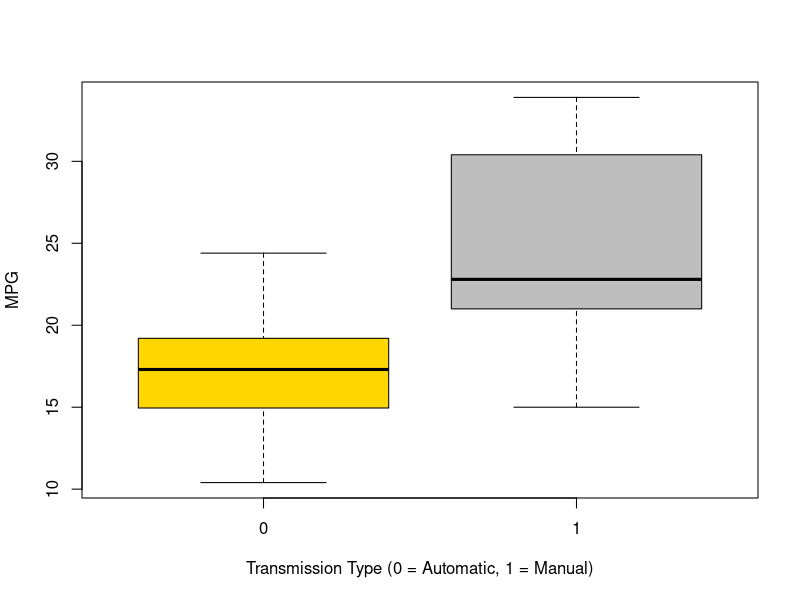
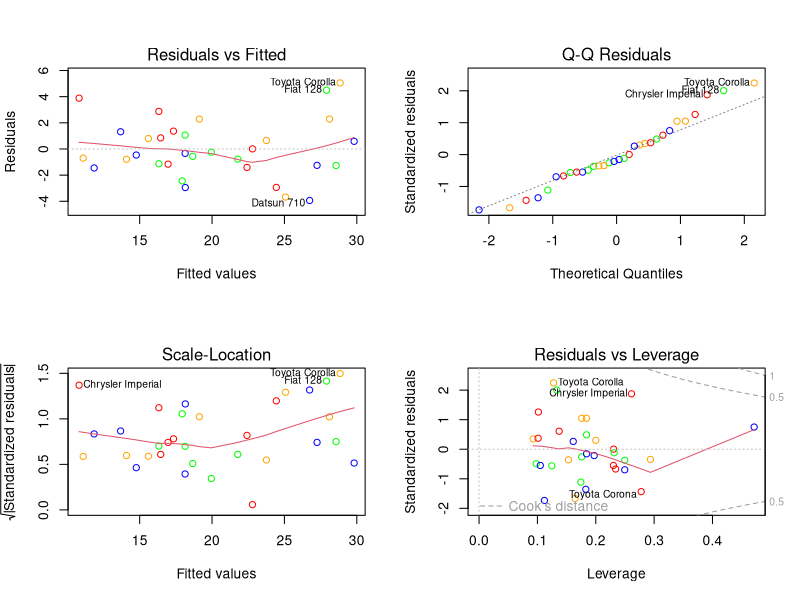

R code for these plots, in order:
## ---- chunk 1
knitr::opts_chunk$set(echo = TRUE)
## ---- chunk 2
library(ggplot2)
data(mtcars)
head(mtcars, n=3)
dim(mtcars)
mtcars$cyl <- as.factor(mtcars$cyl)
mtcars$vs <- as.factor(mtcars$vs)
mtcars$am <- factor(mtcars$am)
mtcars$gear <- factor(mtcars$gear)
mtcars$carb <- factor(mtcars$carb)
attach(mtcars)
## ---- chunk 3
testResults <- t.test(mpg ~ am)
testResults$p.value
## ---- chunk 4
testResults$estimate
## ---- chunk 5
fullModelFit <- lm(mpg ~ ., data = mtcars)
summary(fullModelFit)
## ---- chunk 6
stepFit <- step(fullModelFit)
summary(stepFit)
## ---- chunk 7
sum((abs(dfbetas(stepFit))) > 1)
## ---- chunk 8
boxplot(mpg ~ am, 
        xlab = "Transmission Type (0 = Automatic, 1 = Manual)", 
        ylab = "MPG",
        col = c("gold", "grey"))
        #Gold for automatic, silver for manual
## ---- chunk 9
par(mfrow = c(2, 2))
plot(stepFit, col = c("red", "green", "blue", "orange"))
# Set colors for each diagnostic plot
